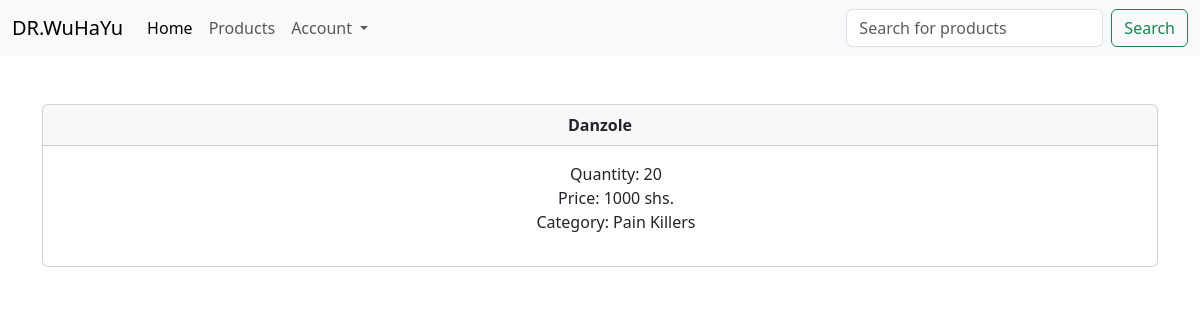
Before: /view_item/1 with the older database file.
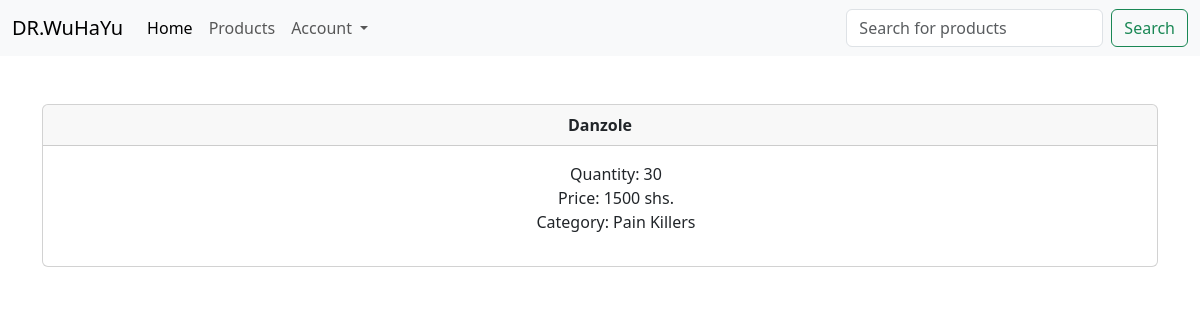
After: the same page with the newer database file.
### kalimunda/models.py (models this page shows, shortened)
class Medicine(models.Model):
    name = models.CharField(max_length=20)
    category = models.ForeignKey(Category, null=True, blank=True, on_delete=models.CASCADE)
    quantity = models.IntegerField()
    price = models.IntegerField()
    class Meta:
        verbose_name_plural = "Medicine"

class Category(models.Model):
    name = models.CharField(max_length=20)
    def __str__(self):
        return self.name
    class Meta:
        verbose_name_plural = "Categories"

### kalimunda/views.py (the view)
# urls.py: path('view_item/<id>', views.view_item, name="view_item"),
def view_item(request, id):
    item = Medicine.objects.get(pk=id)
    return render(request, 'view_item.html', {'item':item})

### kalimunda/templates/view_item.html (shortened to what this page needs)
{% extends 'base.html' %}
{% block content %}
<br><br>
<div class="container">
    <div class="card text-center">
        <div class="card-header">
           <strong>{{ item.name }}</strong>
        </div>
        <div class="card-body">
            <ul>
           <li>Quantity: {{ item.quantity }}</li>
           <li>Price: {{ item.price }} shs.</li>
           <li>Category: {{ item.category }}</li>
        </ul>
        </div>
    </div>
</div>
{% endblock %}

Changed rows visible on the page:
changed Medicine "Danzole": quantity "20" → "30"; price "1000" → "1500"
